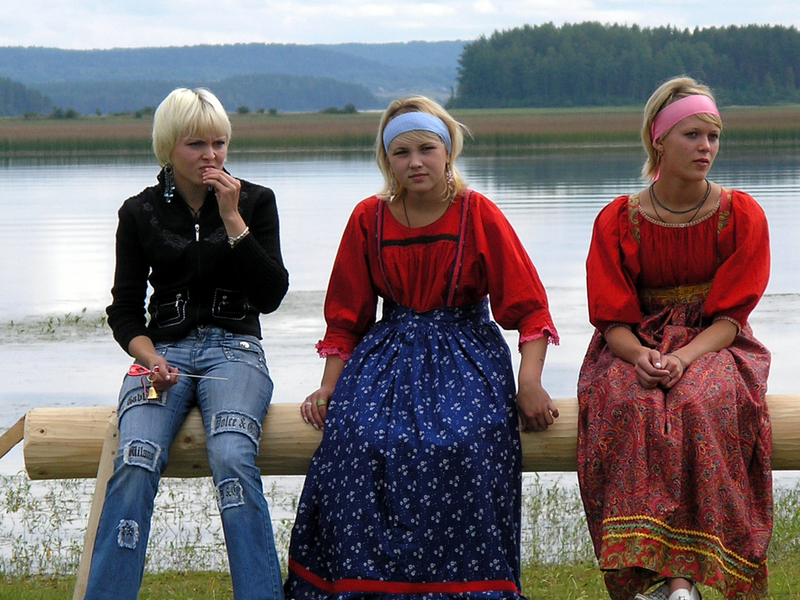
#> input picture WebcamFaceDetect/img/fe.jpg, 800 x 600 px
$ python face_detect_cv3.py img/fe.jpg
#> lines starting #> are read from the running program, lines starting #| are printed output that depends on the picture; after the words box and inside, x2 and y2 are one past the last pixel; in counts of white or black regions, pixels touching at a corner belong together
import cv2
import sys

# Get user supplied values
#imagePath = sys.argv[1]
imagePath = 'img/fe.jpg'
cascPath = "haarcascade_frontalface_default.xml"

# Create the haar cascade
faceCascade = cv2.CascadeClassifier(cascPath)

# Read the image
image = cv2.imread(imagePath)
#> image is the input picture: shape (600, 800, 3); mean B, G, R 111.9, 107.8, 117.1
gray = cv2.cvtColor(image, cv2.COLOR_BGR2GRAY)
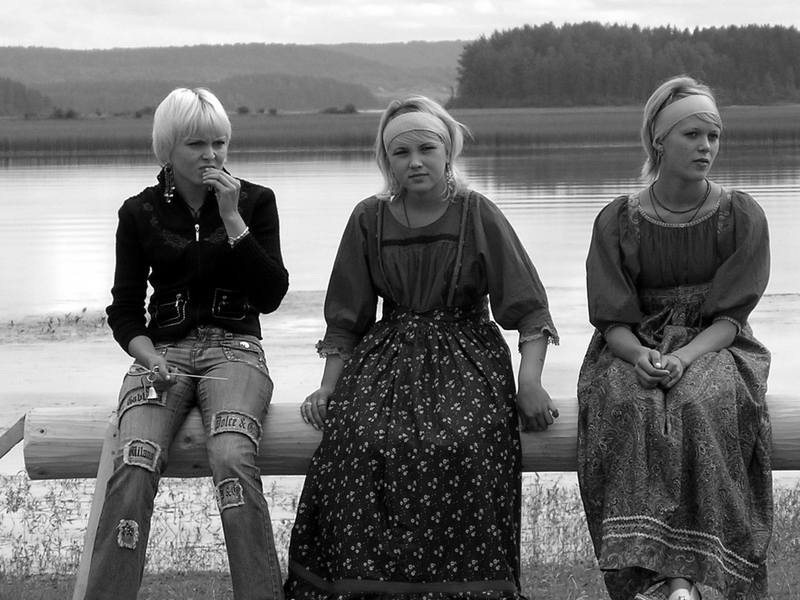
#> gray: shape (600, 800); min 0, max 255, mean 111

# Detect faces in the image
faces = faceCascade.detectMultiScale(
    gray,
    scaleFactor=1.1,
    minNeighbors=5,
    minSize=(30, 30)
    #flags = cv2.CASCADE_SCALE_IMAGE
)
#> faces = [[179, 122, 58, 58], [672, 112, 61, 61], [381, 126, 67, 67], [142, 477, 92, 92]]

print("Found {0} faces!".format(len(faces)))
#| Found 4 faces!

# Draw a rectangle around the faces
for (x, y, w, h) in faces:
    cv2.rectangle(image, (x, y), (x+w, y+h), (0, 255, 0), 2)
#> this loop made 4 passes
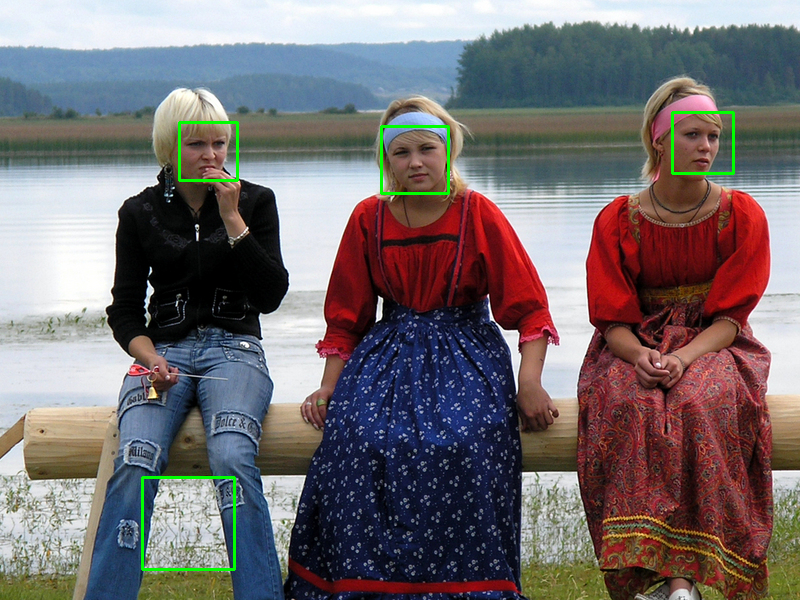
#> image: shape (600, 800, 3); 0.69% of pixels changed, all inside (x1, y1, x2, y2) = (141, 111, 735, 571)

cv2.imshow("Faces found", image)
cv2.imwrite('img/fe_detect.jpg', image)
cv2.waitKey(0)

$ run again, with WebcamFaceDetect/img/abba.png saved as WebcamFaceDetect/img/fe.jpg
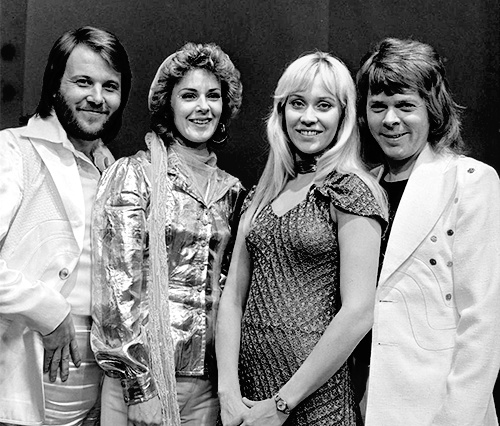
#> input picture WebcamFaceDetect/img/abba.png, 500 x 426 px
#> image is the input picture: shape (426, 500, 3); min 0, max 255, mean 130.8
#> faces = [[167, 70, 67, 67], [57, 55, 75, 75], [266, 69, 89, 89], [355, 79, 74, 74]]
#| Found 4 faces!
#> the loop `for (x, y, w, h) in faces:` made 4 passes
#> after the loop `for (x, y, w, h) in faces:`:
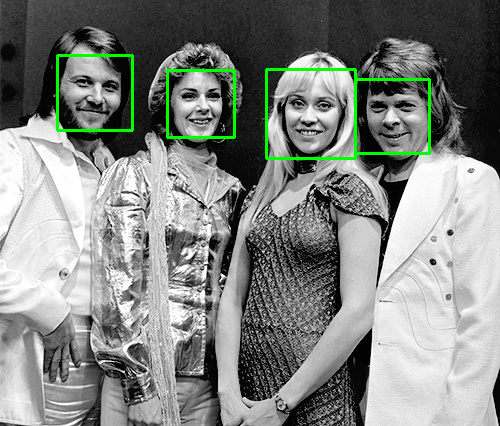
#> image: shape (426, 500, 3); 1.6% of pixels changed, all inside (x1, y1, x2, y2) = (56, 54, 431, 160)
